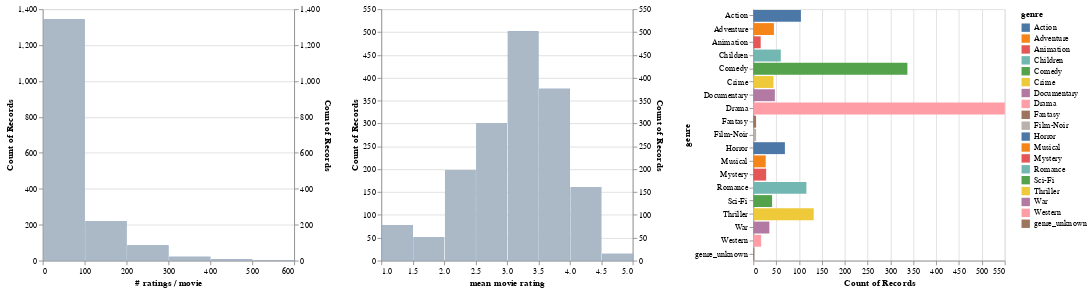

Notebook code cell kept with this figure:
### Code cell
movies_ratings = movies.merge(
    ratings
    .groupby('movie_id', as_index=False)
    .agg({'rating': ['count', 'mean']})
    .flatten_cols(),
    on='movie_id')
genre_filter = alt.selection_multi(fields=['genre'])
genre_chart = alt.Chart().mark_bar().encode(
    x="count()",
    y=alt.Y('genre'),
    color=alt.condition(
        genre_filter,
        alt.Color("genre:N"),
        alt.value('lightgray'))
).properties(height=300).add_selection(genre_filter) # add selection here
# Display the number of ratings and average rating per movie.
alt.hconcat(
    filtered_hist('rating count', '# ratings / movie', genre_filter),
    filtered_hist('rating mean', 'mean movie rating', genre_filter),
    genre_chart,
    data=movies_ratings)

### Figure 1 — Vega-Lite specification as saved in the notebook (floating-point values rounded to 4 significant figures; data arrays with more than 128 entries replaced by an {"elided": "..."} marker saying what was removed)
{"config": {"view": {"continuousWidth": 300, "continuousHeight": 300}}, "hconcat": [{"layer": [{"mark": {"type": "bar"}, "encoding": {"x": {"bin": {"maxbins": 10}, "field": "rating count", "title": "# ratings / movie", "type": "quantitative"}, "y": {"aggregate": "count", "type": "quantitative"}}, "transform": [{"filter": {"param": "param_7"}}]}, {"mark": {"type": "bar"}, "encoding": {"color": {"value": "lightgray"}, "opacity": {"value": 0.7}, "x": {"bin": {"maxbins": 10}, "field": "rating count", "title": "# ratings / movie", "type": "quantitative"}, "y": {"aggregate": "count", "type": "quantitative"}}}], "resolve": {"scale": {"y": "independent"}}, "width": 300}, {"layer": [{"mark": {"type": "bar"}, "encoding": {"x": {"bin": {"maxbins": 10}, "field": "rating mean", "title": "mean movie rating", "type": "quantitative"}, "y": {"aggregate": "count", "type": "quantitative"}}, "transform": [{"filter": {"param": "param_7"}}]}, {"mark": {"type": "bar"}, "encoding": {"color": {"value": "lightgray"}, "opacity": {"value": 0.7}, "x": {"bin": {"maxbins": 10}, "field": "rating mean", "title": "mean movie rating", "type": "quantitative"}, "y": {"aggregate": "count", "type": "quantitative"}}}], "resolve": {"scale": {"y": "independent"}}, "width": 300}, {"mark": {"type": "bar"}, "encoding": {"color": {"condition": {"param": "param_7", "field": "genre", "type": "nominal"}, "value": "lightgray"}, "x": {"aggregate": "count", "type": "quantitative"}, "y": {"field": "genre", "type": "nominal"}}, "height": 300, "name": "view_3"}], "data": {"name": "data-6c4465c9d13764b65b0dd023b4193ed9"}, "params": [{"name": "param_7", "select": {"type": "point", "fields": ["genre"]}, "views": ["view_3"]}], "$schema": "https://vega.github.io/schema/vega-lite/v5.20.1.json", "datasets": {"data-6c4465c9d13764b65b0dd023b4193ed9": {"elided": "1682 records"}}}
